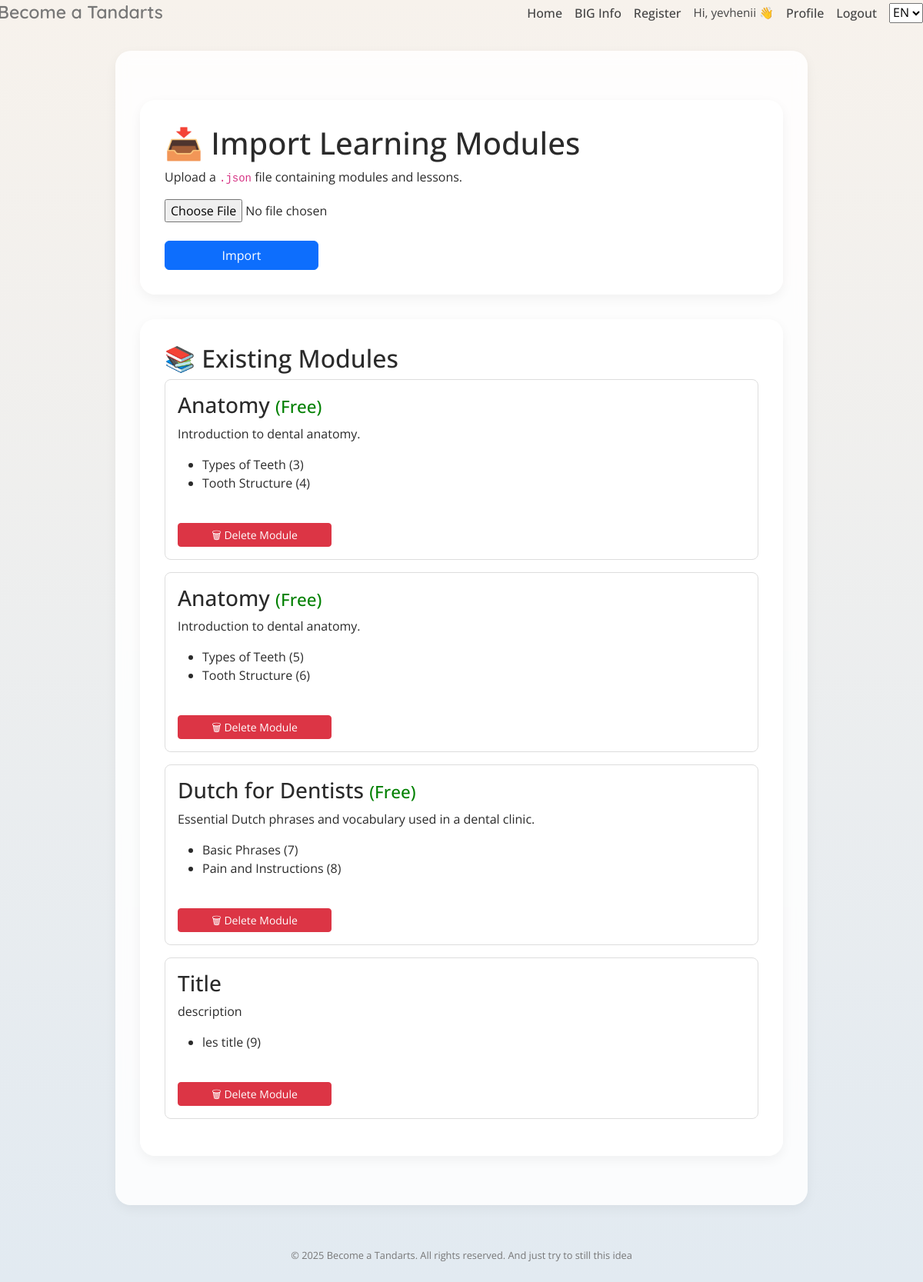
Screenshot of /admin/import-modules (signed in) with the database file from the repository.
### models.py (models this page shows)
class User(db.Model):
    id = db.Column(db.Integer, primary_key=True)
    name = db.Column(db.String(150), nullable=False)
    email = db.Column(db.String(150), unique=True, nullable=False)
    password = db.Column(db.String(200), nullable=False)
    has_subscription = db.Column(db.Boolean, default=False)
    is_admin = db.Column(db.Boolean, default=False)
    registered_at = db.Column(db.DateTime, default=datetime.utcnow)

class Module(db.Model):
    id = db.Column(db.Integer, primary_key=True)
    title = db.Column(db.String(150), nullable=False)
    description = db.Column(db.Text)
    is_premium = db.Column(db.Boolean, default=True)
    lessons = db.relationship("Lesson", backref="module", lazy=True)

class Lesson(db.Model):
    id = db.Column(db.Integer, primary_key=True)
    module_id = db.Column(db.Integer, db.ForeignKey("module.id"), nullable=False)
    title = db.Column(db.String(255), nullable=False)
    content = db.Column(db.Text, nullable=False)
    quiz = db.Column(db.JSON, nullable=True)

### routes/admin_routes.py (the view, shortened to what this page needs)
@admin_bp.route("/admin/import-modules", methods=["GET", "POST"])
def import_modules():
    if not session.get("user_id"):
        return redirect(url_for("auth_bp.login"))
    user = User.query.get(session["user_id"])
    if not user or not user.is_admin:
        return "Access denied", 403
    modules = Module.query.all()
    return render_template("import_modules.html", modules=modules)

### app.py (called while the page is built)
@app.before_request
def debug_requests():
    print("🔍 Запрос на маршрут:", request.path)

@app.context_processor
def inject_globals():
    lang = request.args.get("lang", "en")
    return dict(lang=lang, session=session)

### templates/admin/import_modules.html (shortened to what this page needs)
{% extends "base.html" %}
{% block content %}
  <div class="container">
    <h1>📥 Import Learning Modules</h1>
    <p>Upload a <code>.json</code> file containing modules and lessons.</p>
    <form method="POST" enctype="multipart/form-data">
      <div class="form-group">
        <input type="file" name="json" accept="application/json" required>
      </div>
      <button type="submit" class="btn btn-primary">Import</button>
    </form>
  </div>
  <div class="container" style="margin-top: 2rem;">
    <h2>📚 Existing Modules</h2>
    {% for mod in modules %}
      <div style="border: 1px solid #ddd; padding: 1rem; margin-bottom: 1rem; border-radius: 8px;">
        <h3>{{ mod.title }} {% if not mod.is_premium %}<span style="color: green; font-size: 0.8em;">(Free)</span>{% endif %}</h3>
        <p>{{ mod.description }}</p>
        <ul>
          {% for lesson in mod.lessons %}
            <li>{{ lesson.title }} ({{ lesson.id }})</li>
          {% endfor %}
        </ul>
        <form method="POST" action="{{ url_for('admin_bp.delete_module', module_id=mod.id) }}" onsubmit="return confirm('Are you sure you want to delete this module?');">
          <button type="submit" class="btn btn-danger btn-sm">🗑 Delete Module</button>
        </form>
      </div>
    {% endfor %}
  </div>
{% endblock %}

### templates/base.html (shortened to what this page needs)
<!DOCTYPE html>
<html lang="{{ lang }}">
<head>
    <link href="https://cdn.jsdelivr.net/npm/bootstrap@5.3.2/dist/css/bootstrap.min.css" rel="stylesheet">
    <link rel="stylesheet" href="https://cdn.jsdelivr.net/npm/bootstrap-icons@1.11.3/font/bootstrap-icons.min.css">
    <link rel="stylesheet" href="https://cdnjs.cloudflare.com/ajax/libs/font-awesome/6.0.0/css/all.min.css" />
    <link rel="stylesheet" href="{{ url_for('static', filename='style.css') }}">
</head>
<body>
  {% include "_header.html" %}
  <div class="container">
    {% block content %}{% endblock %}
  </div>
  {% include "_footer.html" %}
</body>
</html>

### templates/_header.html (shortened to what this page needs)
<header style="display: flex; justify-content: space-between; align-items: center; margin-bottom: 2rem;">
  <div class="brand-text">Become a Tandarts</div>
  <nav style="flex-grow: 1; display: flex; justify-content: flex-end; align-items: center; gap: 1rem;">
    <a href="{{ url_for('main_bp.index', lang=lang) }}">Home</a>
    <a href="{{ url_for('main_bp.big_info', lang=lang) }}">BIG Info</a>
    <a href="{{ url_for('auth_bp.register', lang=lang) }}">Register</a>
    {% if session.user_id %}
    <span style="font-size: 0.95rem; color: #444;">Hi, {{ session.user_name }} 👋</span>
    <a href="{{ url_for('main_bp.profile', lang=lang) }}">Profile</a>
    <a href="{{ url_for('auth_bp.logout', lang=lang) }}">Logout</a>
    {% else %}
    <a href="{{ url_for('auth_bp.login', lang=lang) }}">Login</a>
    {% endif %}
    <select class="lang-switch">
      <option value="en" {% if lang == 'en' %}selected{% endif %}>EN</option>
    </select>
  </nav>
</header>

### templates/_footer.html
<footer>
    &copy; 2025 Become a Tandarts. All rights reserved. And just try to still this idea
  </footer>

### static/style.css (style rules this page uses)
body { margin: 0; font-family: 'Open Sans', sans-serif; background: linear-gradient(to bottom, #f7f2ec, #e2eaf1); color: #2a2a2a; }
.container { background: rgba(255, 255, 255, 0.85); border-radius: 20px; box-shadow: 0 5px 15px rgba(0, 0, 0, 0.05); max-width: 900px; width: 100%; overflow: hidden; padding: 2rem; backdrop-filter: blur(8px); margin: 2rem auto; }
nav a { color: #444 !important; text-decoration: none; font-weight: 500; transition: color 0.2s ease-in-out; }
footer { text-align: center; padding: 1.5rem; font-size: 0.8rem; color: #777; }
.brand-text { font-family: 'Quicksand', sans-serif; font-weight: 600; font-size: 1.4rem; color: #444; transition: all 0.3s ease; cursor: default; }
form button { margin-top: 1.5rem; max-width: 200px; width: 100%; padding: 0.7rem 1.2rem; background: #a7b6c2; color: white; border: none; border-radius: 8px; font-weight: 500; font-size: 0.95rem; cursor: pointer; transition: background 0.3s; align-self: center; }

### rows the page displays
User: user_name "yevhenii"
Module: title "Anatomy", is_premium "(Free)", description "Introduction to dental anatomy."
Lesson: title "Types of Teeth", id "3"
Lesson: title "Tooth Structure", id "4"
Module: title "Anatomy", is_premium "(Free)", description "Introduction to dental anatomy."
Lesson: title "Types of Teeth", id "5"
Lesson: title "Tooth Structure", id "6"
Module: title "Dutch for Dentists", is_premium "(Free)", description "Essential Dutch phrases and vocabulary used in a dental clinic."
Lesson: title "Basic Phrases", id "7"
Lesson: title "Pain and Instructions", id "8"
Module: title "Title", description "description"
Lesson: title "les title", id "9"
